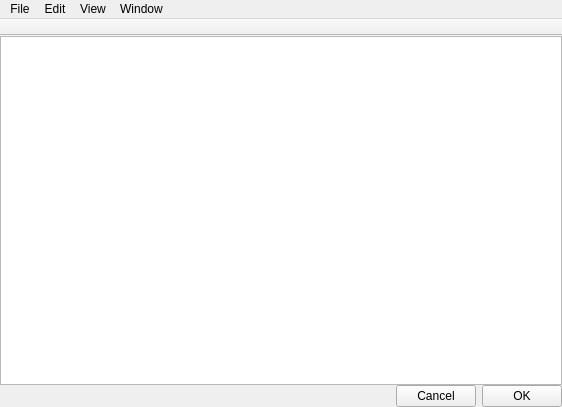
<?xml version="1.0" encoding="UTF-8"?>
<ui version="4.0">
 <class>GridEditor</class>
 <widget class="QMainWindow" name="GridEditor">
  <property name="geometry">
   <rect>
    <x>0</x>
    <y>0</y>
    <width>562</width>
    <height>407</height>
   </rect>
  </property>
  <property name="windowTitle">
   <string>GridEditor</string>
  </property>
  <widget class="QWidget" name="centralWidget">
   <layout class="QVBoxLayout" name="verticalLayout">
    <property name="spacing">
     <number>0</number>
    </property>
    <property name="margin">
     <number>0</number>
    </property>
    <item>
     <widget class="GridView" name="graphicsView"/>
    </item>
    <item>
     <widget class="QWidget" name="widgetSingleEdition" native="true">
      <layout class="QHBoxLayout" name="horizontalLayout_2">
       <property name="margin">
        <number>0</number>
       </property>
       <item>
        <spacer name="horizontalSpacer">
         <property name="orientation">
          <enum>Qt::Horizontal</enum>
         </property>
         <property name="sizeHint" stdset="0">
          <size>
           <width>387</width>
           <height>20</height>
          </size>
         </property>
        </spacer>
       </item>
       <item>
        <widget class="QPushButton" name="btnCancel">
         <property name="text">
          <string>Cancel</string>
         </property>
        </widget>
       </item>
       <item>
        <widget class="QPushButton" name="btnOK">
         <property name="text">
          <string>OK</string>
         </property>
        </widget>
       </item>
      </layout>
     </widget>
    </item>
   </layout>
  </widget>
  <widget class="QMenuBar" name="menuBar">
   <property name="geometry">
    <rect>
     <x>0</x>
     <y>0</y>
     <width>562</width>
     <height>22</height>
    </rect>
   </property>
   <widget class="QMenu" name="menuFile">
    <property name="title">
     <string>File</string>
    </property>
   </widget>
   <widget class="QMenu" name="menuEdit">
    <property name="title">
     <string>Edit</string>
    </property>
   </widget>
   <widget class="QMenu" name="menuView">
    <property name="title">
     <string>View</string>
    </property>
   </widget>
   <widget class="QMenu" name="menuWindow">
    <property name="title">
     <string>Window</string>
    </property>
   </widget>
   <addaction name="menuFile"/>
   <addaction name="menuEdit"/>
   <addaction name="menuView"/>
   <addaction name="menuWindow"/>
  </widget>
  <widget class="QToolBar" name="mainToolBar">
   <property name="movable">
    <bool>false</bool>
   </property>
   <property name="iconSize">
    <size>
     <width>20</width>
     <height>20</height>
    </size>
   </property>
   <property name="toolButtonStyle">
    <enum>Qt::ToolButtonTextUnderIcon</enum>
   </property>
   <attribute name="toolBarArea">
    <enum>TopToolBarArea</enum>
   </attribute>
   <attribute name="toolBarBreak">
    <bool>false</bool>
   </attribute>
  </widget>
 </widget>
 <layoutdefault spacing="6" margin="11"/>
 <customwidgets>
  <customwidget>
   <class>GridView</class>
   <extends>QGraphicsView</extends>
   <header>GridView.h</header>
  </customwidget>
 </customwidgets>
 <resources/>
 <connections/>
</ui>
